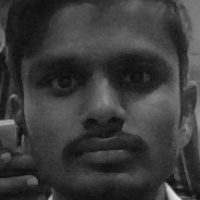
#> input picture shashank/1.jpg, 200 x 200 px, given in place of the camera
$ python capture_faces.py
#> lines starting #> are read from the running program, lines starting #| are printed output that depends on the picture; after the words box and inside, x2 and y2 are one past the last pixel; in counts of white or black regions, pixels touching at a corner belong together
import cv2
import os

# Student name
name = input("Enter student name: ")
#> the answer given: shashank/1.jpg


# Create dataset path
dataset_path = os.path.join("dataset", name)
os.makedirs(dataset_path, exist_ok=True)

# Load Haar Cascade
face_cascade = cv2.CascadeClassifier(
    cv2.data.haarcascades + "haarcascade_frontalface_default.xml"
)

cap = cv2.VideoCapture(0)
count = 0

print("Press Q to quit")

while True:
    ret, frame = cap.read()
#> frame is the input picture: shape (200, 200, 3); min 9, max 233, mean 58.2
    if not ret:
        break

    gray = cv2.cvtColor(frame, cv2.COLOR_BGR2GRAY)
    faces = face_cascade.detectMultiScale(gray, 1.3, 5)
#> faces = [[18, 14, 169, 169]]

    for (x, y, w, h) in faces:
        count += 1
        face = gray[y:y+h, x:x+w]
        face = cv2.resize(face, (200, 200))

        cv2.imwrite(f"{dataset_path}/{count}.jpg", face)

        cv2.rectangle(frame, (x, y), (x+w, y+h), (0, 255, 0), 2)
        cv2.putText(frame, str(count), (x, y-10),
                    cv2.FONT_HERSHEY_SIMPLEX, 0.8, (0, 255, 0), 2)
#> this loop made 1 pass
#> (x, y, w, h, count) on pass 1: (18, 14, 169, 169, 1)
#> pass 1, `face = gray[y:y+h, x:x+w]`:
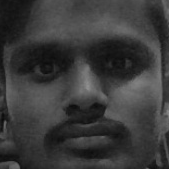
#> face: shape (169, 169); min 11, max 143, mean 58.4
#> after the loop:
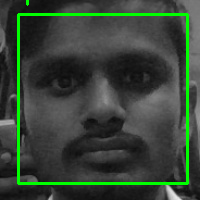
#> frame: shape (200, 200, 3); 5.1% of pixels changed, all inside (x1, y1, x2, y2) = (17, 0, 189, 185)
#> after the loop, count = 1

    cv2.imshow("Capturing Faces", frame)

    if cv2.waitKey(1) & 0xFF == ord('q') or count >= 50:
#> (key q is pressed here)
        break

cap.release()
cv2.destroyAllWindows()
print("Face capture completed")
